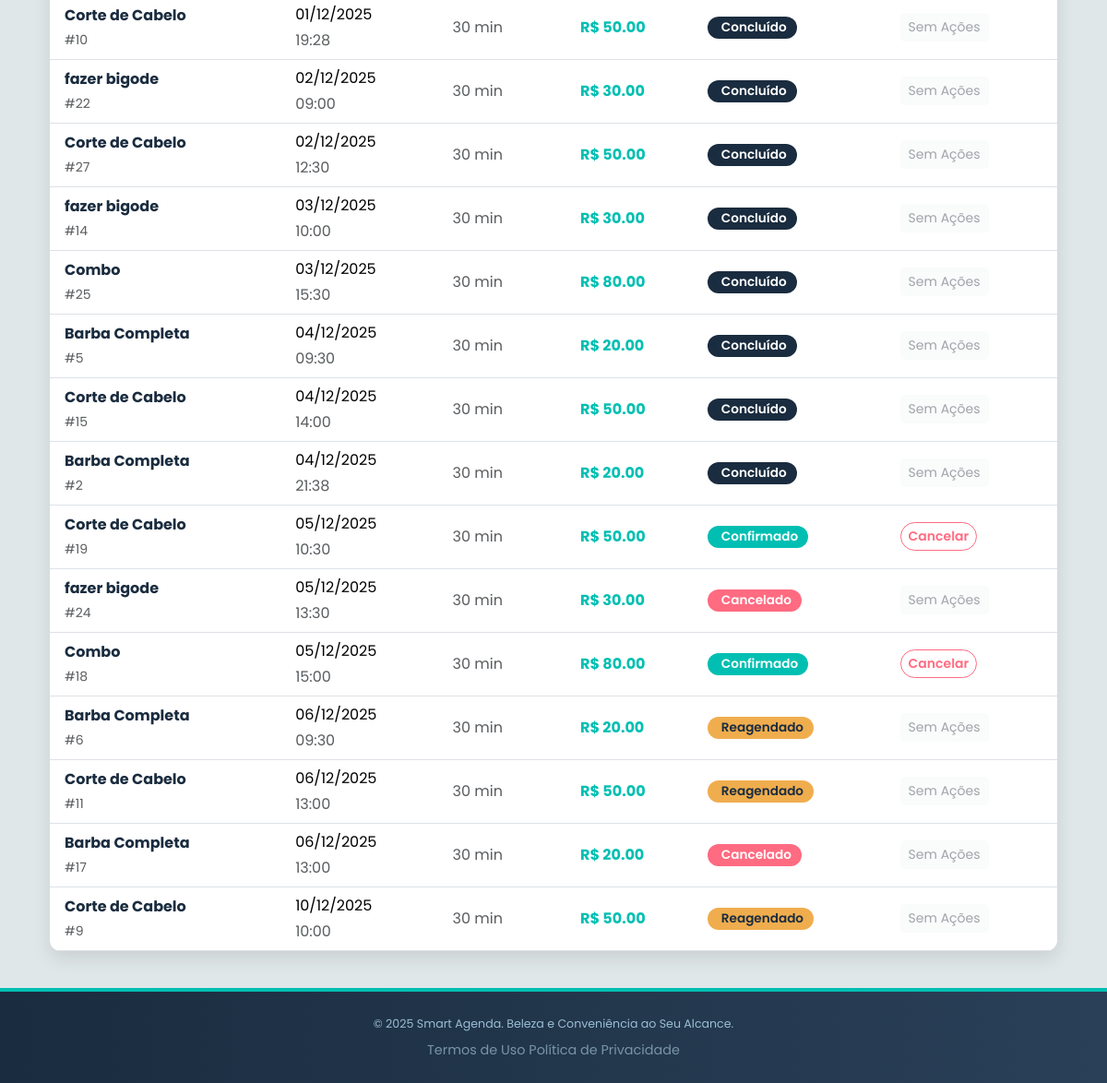
The app's page /services/my_appointments (signed in, lower part), older data.
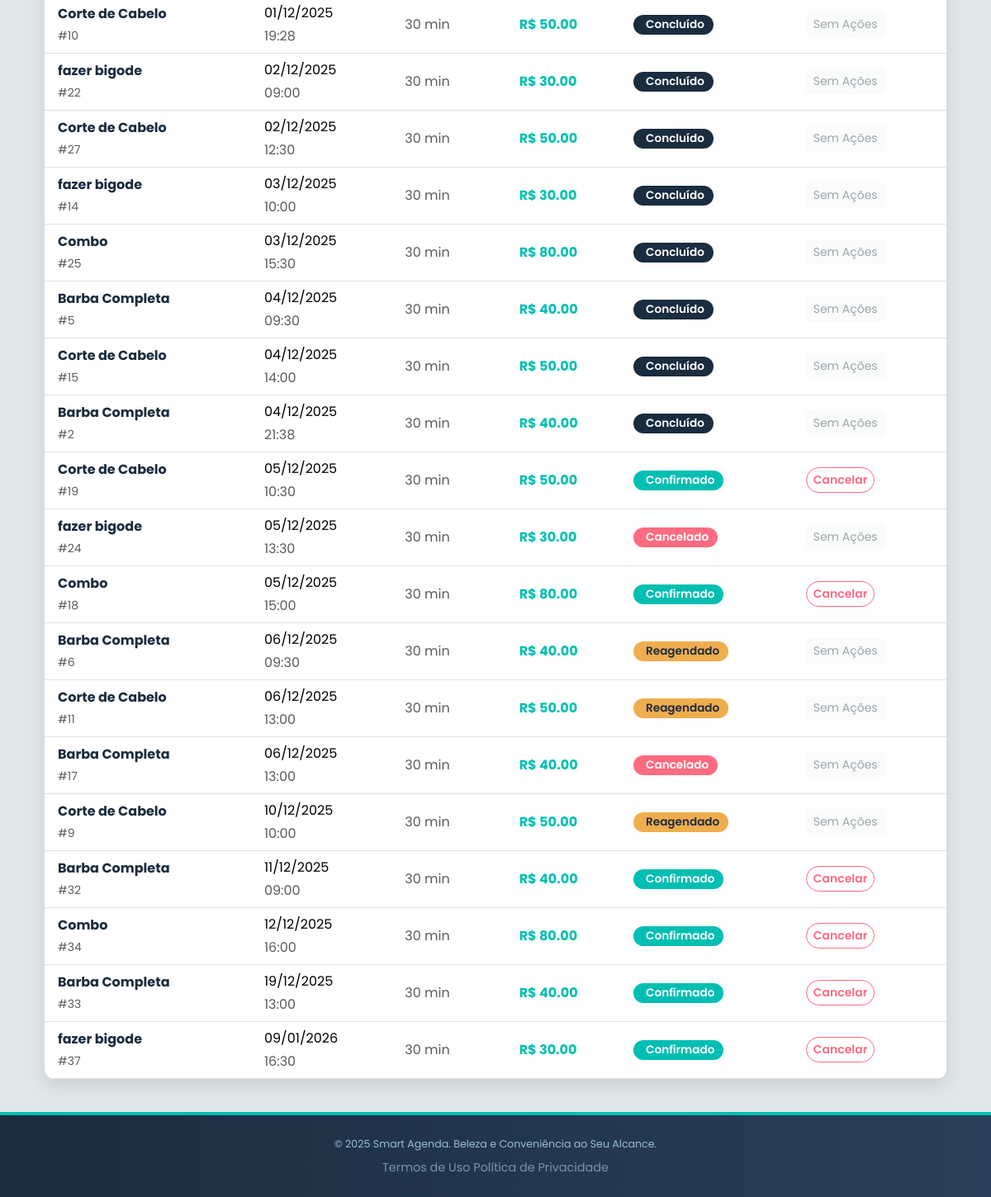
The same page, newer data.
### app/models.py (models this page shows, shortened)
class Appointment(db.Model):
    id = db.Column(db.Integer, primary_key=True)
    data_horario = db.Column(db.DateTime, index=True, nullable=False)
    status = db.Column(db.String(50), default='Agendado')
    created_at = db.Column(db.DateTime, default=lambda: datetime.now(timezone.utc))
    user_id = db.Column(db.Integer, db.ForeignKey('user.id'), nullable=False)
    service_id = db.Column(db.Integer, db.ForeignKey('service.id'), nullable=False)
    user = db.relationship('User', backref='agendamentos', foreign_keys=[user_id])
    servico = db.relationship('Service', backref='agendamentos_do_servico', foreign_keys=[service_id])

class Service(db.Model):
    id = db.Column(db.Integer, primary_key=True)
    nome = db.Column(db.String(100), nullable=False, unique=True)
    descricao = db.Column(db.String(255))
    preco = db.Column(db.Float, nullable=False)
    duracao_minutos = db.Column(db.Integer, nullable=False)
    is_active = db.Column(db.Boolean, default=True)

### app/services/routes.py (the view)
@bp.route('/my_appointments')
@login_required
def my_appointments():
    appointments = Appointment.query.filter_by(user_id=current_user.id)\
                                   .order_by(Appointment.data_horario.asc())\
                                   .all()
    return render_template('services/my_appointments.html',
                           title='Meus Agendamentos',
                           appointments=appointments,
                           now=datetime.now,
                           datetime=datetime)

### app/templates/services/my_appointments.html (shortened to what this page needs)
{% extends "base.html" %}
{% block content %}
<div class="container py-3">
    {% if appointments %}
    <div class="table-responsive table-custom-client">
        <table class="table table-hover align-middle mb-0">
            <tbody>
                {% for appointment in appointments %}
                {% set appt_passed = appointment.data_horario < now() %}
                {% set status_badge = 'bg-confirmed' %}
                {% set status_icon = 'bi-check-circle-fill' %}
                {% set status_text = 'Confirmado' %}
                {% if appointment.status == 'Cancelado' %}
                    {% set status_badge = 'bg-cancelled' %}
                    {% set status_icon = 'bi-x-circle-fill' %}
                    {% set status_text = 'Cancelado' %}
                {% elif appointment.status == 'Concluído' %}
                    {% set status_badge = 'bg-completed' %}
                    {% set status_icon = 'bi-clipboard-check-fill' %}
                    {% set status_text = 'Concluído' %}
                {% elif appointment.status == 'Reagendado' %}
                    {% set status_badge = 'bg-pending' %}
                    {% set status_icon = 'bi-arrow-repeat' %}
                    {% set status_text = 'Reagendado' %}
                {% elif appt_passed and appointment.status == 'Agendado' %}
                    {% set status_badge = 'bg-secondary' %}
                    {% set status_icon = 'bi-exclamation-triangle-fill' %}
                    {% set status_text = 'Pendente' %}
                {% endif %}
                <tr class="table-row">
                    <td>
                        <div class="d-flex align-items-center">
                            <div>
                                <p class="fw-bold mb-1" style="color: var(--dark-navy);">{{ appointment.servico.nome }}</p>
                                <p class="text-muted mb-0 small">#{{ appointment.id }}</p>
                            </div>
                        </div>
                    </td>
                    <td>
                        <p class="fw-normal mb-1">
                             {{ appointment.data_horario.strftime('%d/%m/%Y') }}
                        </p>
                        <p class="text-muted mb-0">
                             {{ appointment.data_horario.strftime('%H:%M') }}
                        </p>
                    </td>
                    <td>
                        <span class="text-muted">{{ appointment.servico.duracao_minutos }} min</span>
                    </td>
                    <td>
                        <span class="price-highlight">R$ {{ "%.2f"|format(appointment.servico.preco) }}</span>
                    </td>
                    <td>
                        <span class="badge status-badge-client {{ status_badge }}">
                            {{ status_text }}
                        </span>
                    </td>
                    <td>
                        {% if appointment.status == 'Agendado' and not appt_passed %}
                        <form method="POST" action="{{ url_for('services.cancel_appointment', appointment_id=appointment.id) }}"
                                 style="display:inline;"
                                 onsubmit="return confirm('Tem certeza? O cancelamento enviará uma notificação.');">
                            <button type="submit" class="btn btn-outline-danger btn-sm btn-cancel-appt">
                                 Cancelar
                            </button>
                        </form>
                        {% else %}
                        <button class="btn btn-light btn-sm text-secondary" disabled>Sem Ações</button>
                        {% endif %}
                    </td>
                </tr>
                {% endfor %}
            </tbody>
        </table>
    </div>
    {% endif %}
</div>
{% endblock %}

Row changes from the older to the newer data that the page shows:
changed Service (number 4 of 4 on the later page): servico.preco "20.00" → "40.00"
added Appointment: servico.nome "Barba Completa", id "32", data_horario "11/12/2025", data_horario "09:00", servico.duracao_minutos "30", {{ "%.2f"|format(appointment.servico.preco) }} "40.00", status_text "Confirmado"
added Appointment: servico.nome "Combo", id "34", data_horario "12/12/2025", data_horario "16:00", servico.duracao_minutos "30", {{ "%.2f"|format(appointment.servico.preco) }} "80.00", status_text "Confirmado"
added Appointment: servico.nome "Barba Completa", id "33", data_horario "19/12/2025", data_horario "13:00", servico.duracao_minutos "30", {{ "%.2f"|format(appointment.servico.preco) }} "40.00", status_text "Confirmado"
added Appointment: servico.nome "fazer bigode", id "37", data_horario "09/01/2026", data_horario "16:30", servico.duracao_minutos "30", {{ "%.2f"|format(appointment.servico.preco) }} "30.00", status_text "Confirmado"
